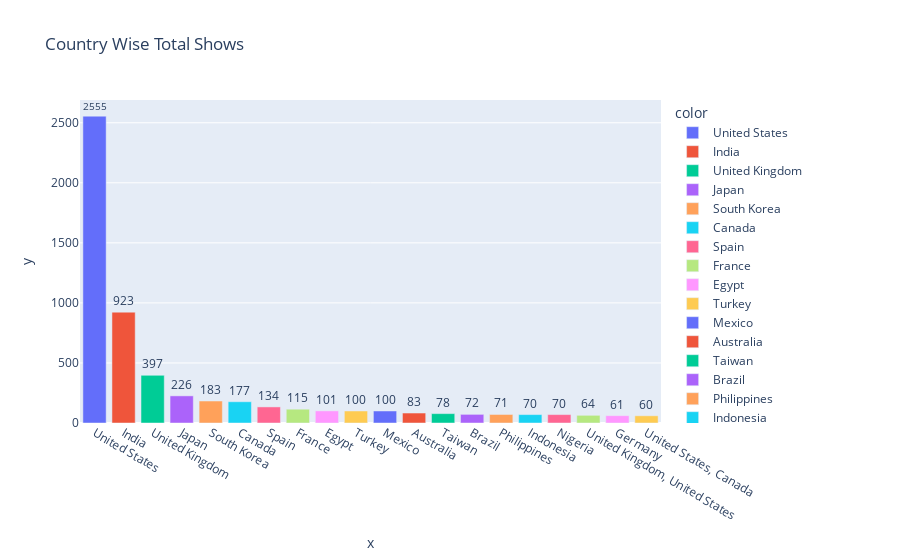

Here is the notebook cell this chart was saved with:
### Markdown cell above
# Q.11. Which individual country has the Highest No. of TV Shows ?

### Code cell
fig=px.bar(data,
       x = data.Country.value_counts().sort_values(ascending = False).index[:20],
       y = data.Country.value_counts().sort_values(ascending = False).values[:20],
    color = data.Country.value_counts().sort_values(ascending = False).index[:20],
        title  = "Country Wise Total Shows",
          text = data.Country.value_counts().sort_values(ascending = False).values[:20])
fig.update_traces(textposition = 'outside')

### Figure 1 — Plotly figure (JSON) as saved in the notebook; plotly's stock layout.template omitted (floating-point values rounded to 4 significant figures)
{"data": [{"alignmentgroup": "True", "hovertemplate": "color=United States<br>x=%{x}<br>y=%{y}<br>text=%{text}<extra></extra>", "legendgroup": "United States", "marker": {"color": "#636efa", "pattern": {"shape": ""}}, "name": "United States", "offsetgroup": "United States", "orientation": "v", "showlegend": true, "text": ["2555"], "textposition": "outside", "type": "bar", "x": ["United States"], "xaxis": "x", "y": [2555], "yaxis": "y"}, {"alignmentgroup": "True", "hovertemplate": "color=India<br>x=%{x}<br>y=%{y}<br>text=%{text}<extra></extra>", "legendgroup": "India", "marker": {"color": "#EF553B", "pattern": {"shape": ""}}, "name": "India", "offsetgroup": "India", "orientation": "v", "showlegend": true, "text": ["923"], "textposition": "outside", "type": "bar", "x": ["India"], "xaxis": "x", "y": [923], "yaxis": "y"}, {"alignmentgroup": "True", "hovertemplate": "color=United Kingdom<br>x=%{x}<br>y=%{y}<br>text=%{text}<extra></extra>", "legendgroup": "United Kingdom", "marker": {"color": "#00cc96", "pattern": {"shape": ""}}, "name": "United Kingdom", "offsetgroup": "United Kingdom", "orientation": "v", "showlegend": true, "text": ["397"], "textposition": "outside", "type": "bar", "x": ["United Kingdom"], "xaxis": "x", "y": [397], "yaxis": "y"}, {"alignmentgroup": "True", "hovertemplate": "color=Japan<br>x=%{x}<br>y=%{y}<br>text=%{text}<extra></extra>", "legendgroup": "Japan", "marker": {"color": "#ab63fa", "pattern": {"shape": ""}}, "name": "Japan", "offsetgroup": "Japan", "orientation": "v", "showlegend": true, "text": ["226"], "textposition": "outside", "type": "bar", "x": ["Japan"], "xaxis": "x", "y": [226], "yaxis": "y"}, {"alignmentgroup": "True", "hovertemplate": "color=South Korea<br>x=%{x}<br>y=%{y}<br>text=%{text}<extra></extra>", "legendgroup": "South Korea", "marker": {"color": "#FFA15A", "pattern": {"shape": ""}}, "name": "South Korea", "offsetgroup": "South Korea", "orientation": "v", "showlegend": true, "text": ["183"], "textposition": "outside", "type": "bar", "x": ["South Korea"], "xaxis": "x", "y": [183], "yaxis": "y"}, {"alignmentgroup": "True", "hovertemplate": "color=Canada<br>x=%{x}<br>y=%{y}<br>text=%{text}<extra></extra>", "legendgroup": "Canada", "marker": {"color": "#19d3f3", "pattern": {"shape": ""}}, "name": "Canada", "offsetgroup": "Canada", "orientation": "v", "showlegend": true, "text": ["177"], "textposition": "outside", "type": "bar", "x": ["Canada"], "xaxis": "x", "y": [177], "yaxis": "y"}, {"alignmentgroup": "True", "hovertemplate": "color=Spain<br>x=%{x}<br>y=%{y}<br>text=%{text}<extra></extra>", "legendgroup": "Spain", "marker": {"color": "#FF6692", "pattern": {"shape": ""}}, "name": "Spain", "offsetgroup": "Spain", "orientation": "v", "showlegend": true, "text": ["134"], "textposition": "outside", "type": "bar", "x": ["Spain"], "xaxis": "x", "y": [134], "yaxis": "y"}, {"alignmentgroup": "True", "hovertemplate": "color=France<br>x=%{x}<br>y=%{y}<br>text=%{text}<extra></extra>", "legendgroup": "France", "marker": {"color": "#B6E880", "pattern": {"shape": ""}}, "name": "France", "offsetgroup": "France", "orientation": "v", "showlegend": true, "text": ["115"], "textposition": "outside", "type": "bar", "x": ["France"], "xaxis": "x", "y": [115], "yaxis": "y"}, {"alignmentgroup": "True", "hovertemplate": "color=Egypt<br>x=%{x}<br>y=%{y}<br>text=%{text}<extra></extra>", "legendgroup": "Egypt", "marker": {"color": "#FF97FF", "pattern": {"shape": ""}}, "name": "Egypt", "offsetgroup": "Egypt", "orientation": "v", "showlegend": true, "text": ["101"], "textposition": "outside", "type": "bar", "x": ["Egypt"], "xaxis": "x", "y": [101], "yaxis": "y"}, {"alignmentgroup": "True", "hovertemplate": "color=Turkey<br>x=%{x}<br>y=%{y}<br>text=%{text}<extra></extra>", "legendgroup": "Turkey", "marker": {"color": "#FECB52", "pattern": {"shape": ""}}, "name": "Turkey", "offsetgroup": "Turkey", "orientation": "v", "showlegend": true, "text": ["100"], "textposition": "outside", "type": "bar", "x": ["Turkey"], "xaxis": "x", "y": [100], "yaxis": "y"}, {"alignmentgroup": "True", "hovertemplate": "color=Mexico<br>x=%{x}<br>y=%{y}<br>text=%{text}<extra></extra>", "legendgroup": "Mexico", "marker": {"color": "#636efa", "pattern": {"shape": ""}}, "name": "Mexico", "offsetgroup": "Mexico", "orientation": "v", "showlegend": true, "text": ["100"], "textposition": "outside", "type": "bar", "x": ["Mexico"], "xaxis": "x", "y": [100], "yaxis": "y"}, {"alignmentgroup": "True", "hovertemplate": "color=Australia<br>x=%{x}<br>y=%{y}<br>text=%{text}<extra></extra>", "legendgroup": "Australia", "marker": {"color": "#EF553B", "pattern": {"shape": ""}}, "name": "Australia", "offsetgroup": "Australia", "orientation": "v", "showlegend": true, "text": ["83"], "textposition": "outside", "type": "bar", "x": ["Australia"], "xaxis": "x", "y": [83], "yaxis": "y"}, {"alignmentgroup": "True", "hovertemplate": "color=Taiwan<br>x=%{x}<br>y=%{y}<br>text=%{text}<extra></extra>", "legendgroup": "Taiwan", "marker": {"color": "#00cc96", "pattern": {"shape": ""}}, "name": "Taiwan", "offsetgroup": "Taiwan", "orientation": "v", "showlegend": true, "text": ["78"], "textposition": "outside", "type": "bar", "x": ["Taiwan"], "xaxis": "x", "y": [78], "yaxis": "y"}, {"alignmentgroup": "True", "hovertemplate": "color=Brazil<br>x=%{x}<br>y=%{y}<br>text=%{text}<extra></extra>", "legendgroup": "Brazil", "marker": {"color": "#ab63fa", "pattern": {"shape": ""}}, "name": "Brazil", "offsetgroup": "Brazil", "orientation": "v", "showlegend": true, "text": ["72"], "textposition": "outside", "type": "bar", "x": ["Brazil"], "xaxis": "x", "y": [72], "yaxis": "y"}, {"alignmentgroup": "True", "hovertemplate": "color=Philippines<br>x=%{x}<br>y=%{y}<br>text=%{text}<extra></extra>", "legendgroup": "Philippines", "marker": {"color": "#FFA15A", "pattern": {"shape": ""}}, "name": "Philippines", "offsetgroup": "Philippines", "orientation": "v", "showlegend": true, "text": ["71"], "textposition": "outside", "type": "bar", "x": ["Philippines"], "xaxis": "x", "y": [71], "yaxis": "y"}, {"alignmentgroup": "True", "hovertemplate": "color=Indonesia<br>x=%{x}<br>y=%{y}<br>text=%{text}<extra></extra>", "legendgroup": "Indonesia", "marker": {"color": "#19d3f3", "pattern": {"shape": ""}}, "name": "Indonesia", "offsetgroup": "Indonesia", "orientation": "v", "showlegend": true, "text": ["70"], "textposition": "outside", "type": "bar", "x": ["Indonesia"], "xaxis": "x", "y": [70], "yaxis": "y"}, {"alignmentgroup": "True", "hovertemplate": "color=Nigeria<br>x=%{x}<br>y=%{y}<br>text=%{text}<extra></extra>", "legendgroup": "Nigeria", "marker": {"color": "#FF6692", "pattern": {"shape": ""}}, "name": "Nigeria", "offsetgroup": "Nigeria", "orientation": "v", "showlegend": true, "text": ["70"], "textposition": "outside", "type": "bar", "x": ["Nigeria"], "xaxis": "x", "y": [70], "yaxis": "y"}, {"alignmentgroup": "True", "hovertemplate": "color=United Kingdom, United States<br>x=%{x}<br>y=%{y}<br>text=%{text}<extra></extra>", "legendgroup": "United Kingdom, United States", "marker": {"color": "#B6E880", "pattern": {"shape": ""}}, "name": "United Kingdom, United States", "offsetgroup": "United Kingdom, United States", "orientation": "v", "showlegend": true, "text": ["64"], "textposition": "outside", "type": "bar", "x": ["United Kingdom, United States"], "xaxis": "x", "y": [64], "yaxis": "y"}, {"alignmentgroup": "True", "hovertemplate": "color=Germany<br>x=%{x}<br>y=%{y}<br>text=%{text}<extra></extra>", "legendgroup": "Germany", "marker": {"color": "#FF97FF", "pattern": {"shape": ""}}, "name": "Germany", "offsetgroup": "Germany", "orientation": "v", "showlegend": true, "text": ["61"], "textposition": "outside", "type": "bar", "x": ["Germany"], "xaxis": "x", "y": [61], "yaxis": "y"}, {"alignmentgroup": "True", "hovertemplate": "color=United States, Canada<br>x=%{x}<br>y=%{y}<br>text=%{text}<extra></extra>", "legendgroup": "United States, Canada", "marker": {"color": "#FECB52", "pattern": {"shape": ""}}, "name": "United States, Canada", "offsetgroup": "United States, Canada", "orientation": "v", "showlegend": true, "text": ["60"], "textposition": "outside", "type": "bar", "x": ["United States, Canada"], "xaxis": "x", "y": [60], "yaxis": "y"}], "layout": {"barmode": "relative", "legend": {"title": {"text": "color"}, "tracegroupgap": 0}, "title": {"text": "Country Wise Total Shows"}, "xaxis": {"anchor": "y", "domain": [0, 1], "title": {"text": "x"}}, "yaxis": {"anchor": "x", "domain": [0, 1], "title": {"text": "y"}}}}
